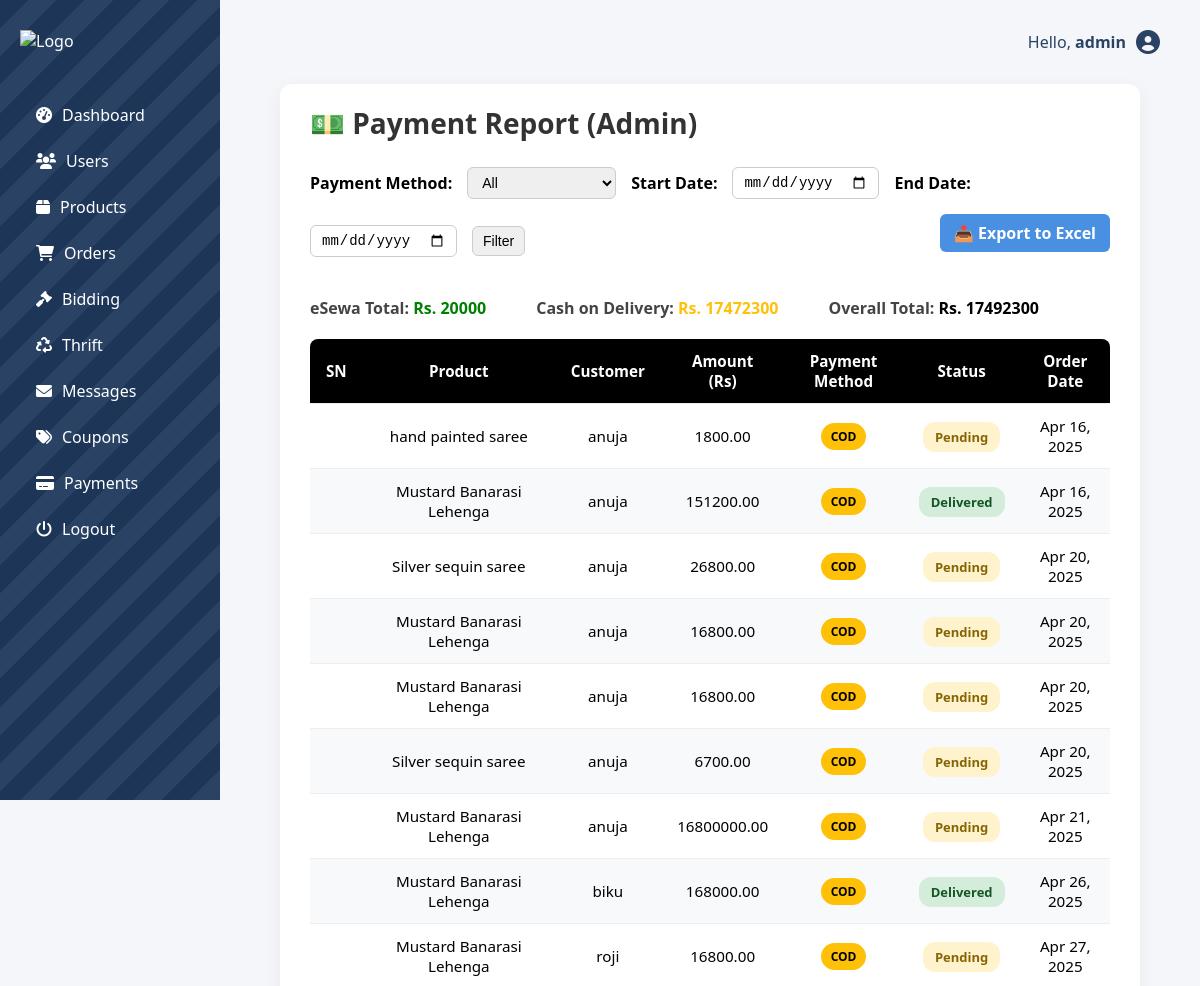
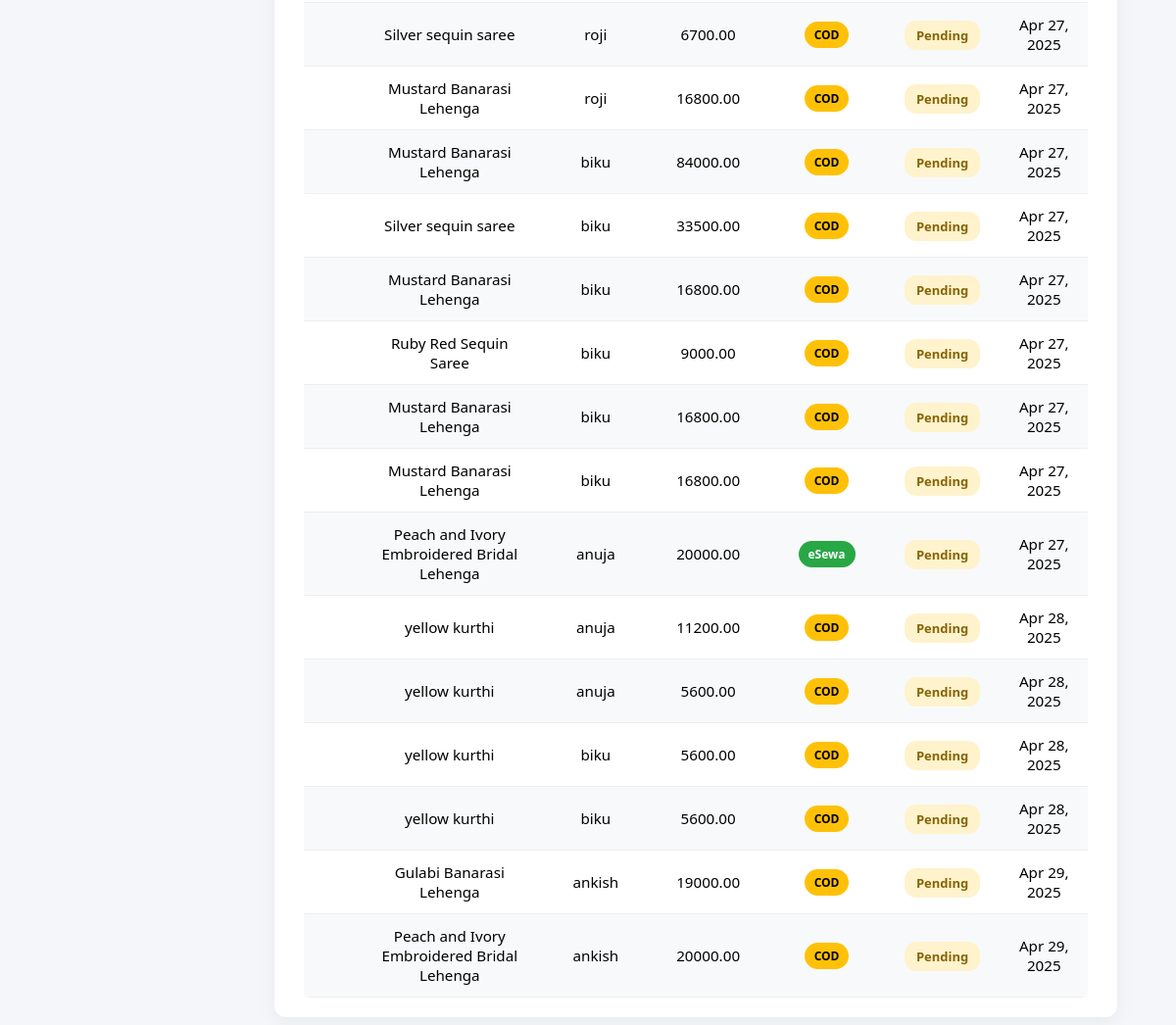
The app's page /dashboard/payment-report/ (signed in) with its own data (2 pictures, top to bottom).
### MS/models.py (models this page shows, shortened)
class CustomUser(AbstractUser):
    ROLE_CHOICES = [
        ('customer', 'Customer'),
        ('admin', 'Admin'),
        ('vendor', 'Vendor'),
    ]
    SIZE_CHOICES = [
        ('XS', 'Extra Small'),
        ('S', 'Small'),
        ('M', 'Medium'),
        ('L', 'Large'),
        ('XL', 'Extra Large'),
        ('Free', 'Free Size'),
    ]
    role = models.CharField(max_length=10, choices=ROLE_CHOICES, default='customer')
    is_vendor = models.BooleanField(default=False)
    size = models.CharField(max_length=10, choices=SIZE_CHOICES, blank=True, null=True)
    store_name = models.CharField(max_length=255, blank=True, null=True)
    description = models.TextField(blank=True, null=True)
    logo = models.ImageField(upload_to='vendor_logos/', blank=True, null=True)
    groups = models.ManyToManyField(
        'auth.Group',
        related_name='customuser_set',
        blank=True
    )
    user_permissions = models.ManyToManyField(
        'auth.Permission',
        related_name='customuser_permissions',
        blank=True
    )

class Order(models.Model):
    order_id = models.AutoField(primary_key=True)
    user = models.ForeignKey(CustomUser, on_delete=models.CASCADE)
    product = models.ForeignKey(Product, on_delete=models.CASCADE)
    quantity = models.PositiveIntegerField()
    total_price = models.DecimalField(max_digits=10, decimal_places=2)
    payment_method = models.CharField(  # 👉 ADD THIS
        max_length=20,
        choices=[
            ('COD', 'Cash on Delivery'),
            ('eSewa', 'eSewa')
        ],
        default='COD'
    )
    status = models.CharField(max_length=50, choices=[
        ('pending', 'Pending'), ('shipped', 'Shipped'),
        ('delivered', 'Delivered'), ('cancelled', 'Cancelled')
    ], default='pending')
    order_date = models.DateTimeField(auto_now_add=True)
    delivery_date = models.DateTimeField(null=True, blank=True)

class Product(models.Model):
    CATEGORY_CHOICES = [
        ('Saree', 'Saree'),
        ('Lehenga', 'Lehenga'),
        ('Kurtha', 'Kurtha'),
        ('Other', 'Other'),
    ]
    product_name = models.CharField(max_length=255)
    description = models.TextField()
    price = models.DecimalField(max_digits=10, decimal_places=2)
    quantity = models.PositiveIntegerField(default=1)
    category = models.CharField(max_length=255, choices=CATEGORY_CHOICES)
    age_groups = models.ManyToManyField('AgeGroup', blank=True)
    sizes = models.ManyToManyField('Size', blank=True)
    user = models.ForeignKey(settings.AUTH_USER_MODEL, on_delete=models.CASCADE)
    image = models.ImageField(upload_to='product_images/', blank=True, null=True)
    created_at = models.DateTimeField(auto_now_add=True)
    updated_at = models.DateTimeField(auto_now=True)

### MS/views.py (the view)
# urls.py: path('dashboard/payment-report/', views.admin_payment_report, name='admin_payment_report'),
@login_required
def admin_payment_report(request):
    if not request.user.is_superuser:
        return redirect('home')
    orders = Order.objects.all()
    selected_method = request.GET.get('method')
    start_date = request.GET.get('start_date')
    end_date = request.GET.get('end_date')
    if selected_method:
        orders = orders.filter(payment_method=selected_method)
    if start_date:
        orders = orders.filter(order_date__date__gte=start_date)
    if end_date:
        orders = orders.filter(order_date__date__lte=end_date)
    esewa_total = orders.filter(payment_method='eSewa').aggregate(Sum('total_price'))['total_price__sum'] or 0
    cod_total = orders.filter(payment_method='COD').aggregate(Sum('total_price'))['total_price__sum'] or 0
    total_amount = esewa_total + cod_total
    return render(request, 'mytemplates/admin_payment_report.html', {
        'orders': orders,
        'esewa_total': esewa_total,
        'cod_total': cod_total,
        'total_amount': total_amount,
        'selected_method': selected_method,
        'start_date': start_date,
        'end_date': end_date,
    })

### MS/context_processors.py (called while the page is built)
def notification_context(request):
    if not request.user.is_authenticated:
        return {}
    user = request.user
    alerts = Notification.objects.filter(user=user, is_read=False).order_by('-timestamp')
    unread_count = alerts.count()
    alerts = alerts[:10]  # slice after count
    chat_messages = Chat.objects.filter(
        Q(sender=user) | Q(thrift__user=user)
    ).order_by('-timestamp')[:10]
    return {
        'alerts': alerts,
        'unread_count': unread_count,
        'chat_messages': chat_messages,
    }

### MS/templates/mytemplates/admin_payment_report.html (shortened to what this page needs)
{% extends 'mytemplates/admin_dashboard.html' %}
{% load static %}
{% block content %}
<link rel="stylesheet" href="{% static 'css/vendor_payment_report.css' %}">
<div class="main-content">
  <h2>💵 Payment Report (Admin)</h2>
  <form method="get" style="display: flex; gap: 15px; flex-wrap: wrap; margin-bottom: 30px; align-items: center;">
    <label><strong>Payment Method:</strong></label>
    <select name="method" onchange="this.form.submit()" class="form-select" style="padding: 6px 10px;">
      <option value="">All</option>
    </select>
    <label><strong>Start Date:</strong></label>
    <input type="date" name="start_date" value="{{ start_date }}" class="form-control">
    <label><strong>End Date:</strong></label>
    <input type="date" name="end_date" value="{{ end_date }}" class="form-control">
    <button type="submit" class="btn btn-success px-4">Filter</button>
    <a href="{% url 'export_admin_payment_report' %}" class="btn-add" style="margin-left: auto;">📤 Export to Excel</a>
  </form>
  <div class="revenue-summary">
    <div><strong>eSewa Total:</strong> <span style="color: green;">Rs. {{ esewa_total }}</span></div>
    <div><strong>Cash on Delivery:</strong> <span style="color: #ffc107;">Rs. {{ cod_total }}</span></div>
    <div><strong>Overall Total:</strong> <span style="color: #000;">Rs. {{ total_amount }}</span></div>
  </div>
  <div class="table-container">
    <table class="product-table">
      <thead>
        <tr>
          <th>SN</th>
          <th>Product</th>
          <th>Customer</th>
          <th>Amount (Rs)</th>
          <th>Payment Method</th>
          <th>Status</th>
          <th>Order Date</th>
        </tr>
      </thead>
      <tbody>
        {% for order in orders %}
        <tr>
          <td>{{ order.id }}</td>
          <td>{{ order.product.product_name }}</td>
          <td>{{ order.user.username }}</td>
          <td>{{ order.total_price }}</td>
          <td>
            <span class="badge {% if order.payment_method == 'eSewa' %}badge-success{% else %}badge-warning{% endif %}">
              {{ order.payment_method }}
            </span>
          </td>
          <td>
            <span class="status-badge {{ order.status|lower }}">
              {{ order.status|title }}
            </span>
          </td>
          <td>{{ order.order_date|date:"M d, Y" }}</td>
        </tr>
        {% empty %}
        <tr><td colspan="7" style="text-align:center;">No orders found.</td></tr>
        {% endfor %}
      </tbody>
    </table>
  </div>
</div>
{% endblock %}

### MS/templates/mytemplates/admin_dashboard.html (shortened to what this page needs)
{% load static %}
<!DOCTYPE html>
<html lang="en">
<head>
  <link rel="stylesheet" href="{% static 'css/admin_dashboard.css' %}">
  <link rel="stylesheet" href="https://cdnjs.cloudflare.com/ajax/libs/font-awesome/6.0.0/css/all.min.css">
</head>
<body>
<div class="admin-container">
  <div class="sidebar">
    <div class="logo">
      <img src="{% static 'images/finallogo.png' %}" alt="Logo">
    </div>
    <ul class="nav">
        <li><a href="{% url 'admin_dashboard' %}"><i class="fas fa-tachometer-alt"></i> Dashboard</a></li>
        <li><a href="{% url 'admin_users' %}"><i class="fas fa-users"></i> Users</a></li>
        <li><a href="{% url 'admin_products' %}"><i class="fas fa-box"></i> Products</a></li>
        <li><a href="{% url 'admin_all_orders' %}"><i class="fas fa-shopping-cart"></i> Orders</a></li>
        <li><a href="{% url 'admin_bidding' %}"><i class="fas fa-gavel"></i> Bidding</a></li>
        <li><a href="{% url 'admin_thrift' %}"><i class="fas fa-recycle"></i> Thrift</a></li>
        <li><a href="{% url 'admin_messages' %}"><i class="fas fa-envelope"></i> Messages</a></li>
        <li><a href="{% url 'admin_coupons' %}"><i class="fas fa-tags"></i> Coupons</a></li>
        <li><a href="{% url 'admin_payment_report' %}"><i class="fas fa-credit-card"></i> Payments</a></li>
        <li><a href="{% url 'logout' %}"><i class="fas fa-power-off"></i> Logout</a></li>
    </ul>
  </div>
  <div class="main">
    <div class="topbar">
      <p>Hello, <strong>{{ request.user.username }}</strong></p>
      <i class="fas fa-user-circle"></i>
    </div>
    {% block content %}{% endblock %}
  </div>
</div>
</body>
</html>

### static/css/admin_dashboard.css (style rules this page uses)
* { margin: 0; padding: 0; box-sizing: border-box; }
html, body { height: 100%; }
body { font-family: 'Segoe UI', sans-serif; background-color: #f4f6f9; }
.admin-container { display: flex; min-height: 100vh; }
.sidebar { width: 220px; background: repeating-linear-gradient( 135deg, #1d3557, #1d3557 20px, #2a4365 20px, #2a4365 40px ); color: white; padding: 30px 20px; min-height: 100vh; position: sticky; top: 0; align-self: flex-start; }
.sidebar .logo img { width: 120px; margin-bottom: 40px; }
.sidebar .nav { list-style: none; padding-left: 0; }
.sidebar .nav li { padding: 12px 16px; display: flex; align-items: center; gap: 12px; cursor: pointer; border-radius: 6px; transition: background-color 0.2s ease; }
.sidebar .nav li a { color: white; text-decoration: none; display: flex; align-items: center; gap: 10px; }
.main { flex: 1; padding: 30px 40px; }
.topbar { display: flex; justify-content: flex-end; align-items: center; gap: 10px; margin-bottom: 30px; }
.topbar p { font-size: 16px; color: #2a4365; }
.topbar i { font-size: 24px; color: #2a4365; }
h1, h2 { font-size: 28px; margin-bottom: 30px; color: #1d3557; }
.table-container { overflow-x: auto; margin-top: 30px; }
table { width: 100%; border-collapse: collapse; background-color: #fff; box-shadow: 0 0 10px rgba(0,0,0,0.03); font-size: 0.95rem; }
table th, table td { padding: 12px 16px; text-align: center; vertical-align: middle; }
table thead { background-color: #1d3557; color: white; }
table tbody tr:nth-child(even) { background-color: #f8f9fa; }
.badge { padding: 6px 12px; font-size: 0.75rem; border-radius: 12px; font-weight: bold; }
.btn-add { display: inline-block; background-color: #457b9d; color: #fff; padding: 8px 14px; border-radius: 6px; text-decoration: none; font-weight: bold; margin-bottom: 15px; transition: background-color 0.3s ease; }
.status-badge.pending { color: #856404; background: #fff3cd; }

### records on screen
CustomUser: user.username "admin"
Order: product.product_name "hand painted saree", user.username "anuja", total_price "1800.00", payment_method "COD", status "Pending", order_date "Apr 16, 2025"
Order: product.product_name "Mustard Banarasi Lehenga", user.username "anuja", total_price "151200.00", payment_method "COD", status "Delivered", order_date "Apr 16, 2025"
Order: product.product_name "Silver sequin saree", user.username "anuja", total_price "26800.00", payment_method "COD", status "Pending", order_date "Apr 20, 2025"
Order: product.product_name "Mustard Banarasi Lehenga", user.username "anuja", total_price "16800.00", payment_method "COD", status "Pending", order_date "Apr 20, 2025"
Order: product.product_name "Mustard Banarasi Lehenga", user.username "anuja", total_price "16800.00", payment_method "COD", status "Pending", order_date "Apr 20, 2025"
Order: product.product_name "Silver sequin saree", user.username "anuja", total_price "6700.00", payment_method "COD", status "Pending", order_date "Apr 20, 2025"
Order: product.product_name "Mustard Banarasi Lehenga", user.username "anuja", total_price "16800000.00", payment_method "COD", status "Pending", order_date "Apr 21, 2025"
Order: product.product_name "Mustard Banarasi Lehenga", user.username "biku", total_price "168000.00", payment_method "COD", status "Delivered", order_date "Apr 26, 2025"
Order: product.product_name "Mustard Banarasi Lehenga", user.username "roji", total_price "16800.00", payment_method "COD", status "Pending", order_date "Apr 27, 2025"
Order: product.product_name "Silver sequin saree", user.username "roji", total_price "6700.00", payment_method "COD", status "Pending", order_date "Apr 27, 2025"
Order: product.product_name "Mustard Banarasi Lehenga", user.username "roji", total_price "16800.00", payment_method "COD", status "Pending", order_date "Apr 27, 2025"
Order: product.product_name "Mustard Banarasi Lehenga", user.username "biku", total_price "84000.00", payment_method "COD", status "Pending", order_date "Apr 27, 2025"
Order: product.product_name "Silver sequin saree", user.username "biku", total_price "33500.00", payment_method "COD", status "Pending", order_date "Apr 27, 2025"
Order: product.product_name "Mustard Banarasi Lehenga", user.username "biku", total_price "16800.00", payment_method "COD", status "Pending", order_date "Apr 27, 2025"
Order: product.product_name "Ruby Red Sequin Saree", user.username "biku", total_price "9000.00", payment_method "COD", status "Pending", order_date "Apr 27, 2025"
Order: product.product_name "Mustard Banarasi Lehenga", user.username "biku", total_price "16800.00", payment_method "COD", status "Pending", order_date "Apr 27, 2025"
Order: product.product_name "Mustard Banarasi Lehenga", user.username "biku", total_price "16800.00", payment_method "COD", status "Pending", order_date "Apr 27, 2025"
Order: product.product_name "Peach and Ivory Embroidered Bridal Lehenga", user.username "anuja", total_price "20000.00", payment_method "eSewa", status "Pending", order_date "Apr 27, 2025"
Order: product.product_name "yellow kurthi", user.username "anuja", total_price "11200.00", payment_method "COD", status "Pending", order_date "Apr 28, 2025"
Order: product.product_name "yellow kurthi", user.username "anuja", total_price "5600.00", payment_method "COD", status "Pending", order_date "Apr 28, 2025"
Order: product.product_name "yellow kurthi", user.username "biku", total_price "5600.00", payment_method "COD", status "Pending", order_date "Apr 28, 2025"
Order: product.product_name "yellow kurthi", user.username "biku", total_price "5600.00", payment_method "COD", status "Pending", order_date "Apr 28, 2025"
Order: product.product_name "Gulabi Banarasi Lehenga", user.username "ankish", total_price "19000.00", payment_method "COD", status "Pending", order_date "Apr 29, 2025"
Order: product.product_name "Peach and Ivory Embroidered Bridal Lehenga", user.username "ankish", total_price "20000.00", payment_method "COD", status "Pending", order_date "Apr 29, 2025"

### other values on screen
{{ esewa_total }} "20000"
{{ cod_total }} "17472300"
{{ total_amount }} "17492300"
